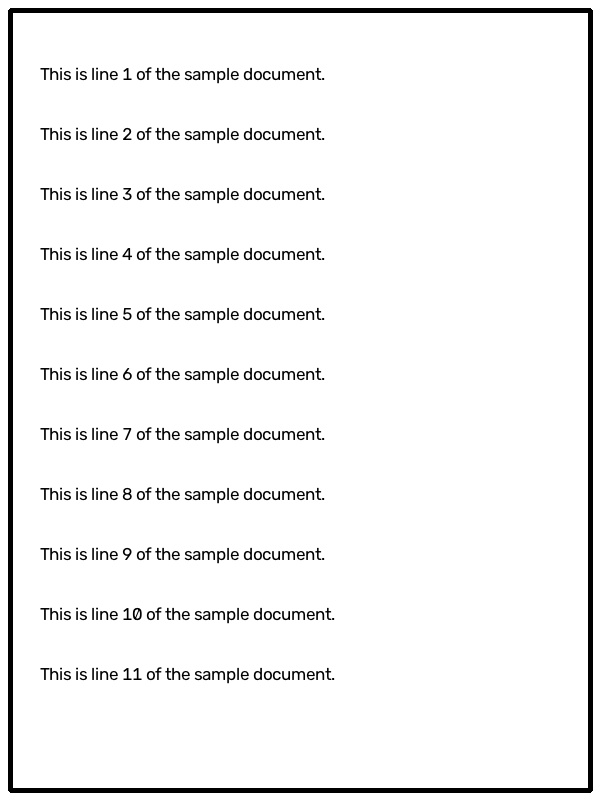
#> input picture Day17/coding_practice/images/sample.jpg, 600 x 800 px
$ python 02_rotation.py
#> lines starting #> are read from the running program, lines starting #| are printed output that depends on the picture
### Day17/coding_practice/utils.py
"""
Helper functions shared by all practice scripts.
We don't have a real document dataset yet, so we fake one here.
(The mini project later will use real document photos instead.)
"""

import os
import cv2
import numpy as np

# folder this file lives in, so images/outputs always save HERE
# no matter which folder you were in when you ran "python 01_translation.py"
BASE_DIR = os.path.dirname(os.path.abspath(__file__))
IMAGES_DIR = os.path.join(BASE_DIR, "images")
OUTPUTS_DIR = os.path.join(BASE_DIR, "outputs")

DOC_W, DOC_H = 600, 800  # size of our fake "flat" document

# the 4 corners (top-left, top-right, bottom-right, bottom-left) where the
# document will appear to sit INSIDE the fake tilted photo
TILTED_POINTS = np.float32([
    [150, 120],   # top-left
    [750, 80],    # top-right
    [800, 750],   # bottom-right
    [100, 800],   # bottom-left
])


def _ensure_folders():
    # make sure images/ and outputs/ exist before we save anything
    os.makedirs(IMAGES_DIR, exist_ok=True)
    os.makedirs(OUTPUTS_DIR, exist_ok=True)


# [25 lines left out: functions create_flat_document, create_tilted_photo, not called in this run]


def get_sample_image():
    # returns the flat sample document (creates + saves it once if missing)
    _ensure_folders()
    path = os.path.join(IMAGES_DIR, "sample.jpg")
    if not os.path.exists(path):
        cv2.imwrite(path, create_flat_document())
    return cv2.imread(path)
#> returned value is the input picture: shape (800, 600, 3); min 0, max 255, mean 241.9


# [19 lines left out: functions get_tilted_sample, add_noise, not called in this run]


def save_and_show(name, img):
    # saves the result into outputs/ AND shows it in a popup window
    _ensure_folders()
    path = os.path.join(OUTPUTS_DIR, name)
    cv2.imwrite(path, img)
    print(f"Saved: {path}")
    cv2.imshow(name, img)
    cv2.waitKey(0)          # wait for a key press
    cv2.destroyAllWindows()  # close the window before showing the next one

### Day17/coding_practice/02_rotation.py
"""
ROTATION = spinning an image around a center point by some angle.
Real use: fixing a sideways photo, straightening scans, data augmentation.
"""
import cv2
from utils import get_sample_image, save_and_show

img = get_sample_image()
h, w = img.shape[:2]
#> h = 800; w = 600
center = (w // 2, h // 2)  # rotate around the middle of the image
#> center = (300, 400)

for angle in [45, 90, 180]:  # try a few different angles
    M = cv2.getRotationMatrix2D(center, angle, 1.0)  # 1.0 means keep the same size (no zoom)
    rotated = cv2.warpAffine(img, M, (w, h))          # apply the rotation
    save_and_show(f"rotation_{angle}.jpg", rotated)
#> this loop made 3 passes
#> pass 1, `rotated = cv2.warpAffine(img, M, (w, h))`:
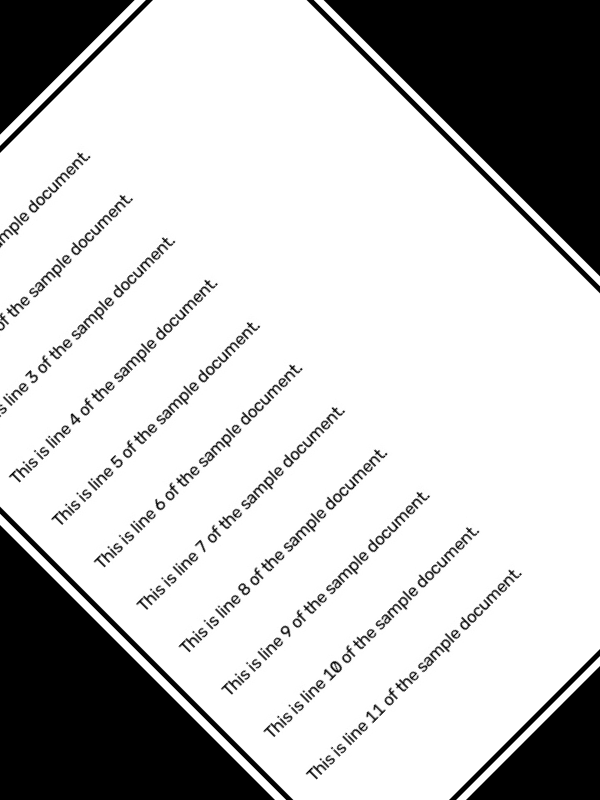
#> rotated: shape (800, 600, 3); min 0, max 255, mean 196.3
#> pass 2, `rotated = cv2.warpAffine(img, M, (w, h))`:
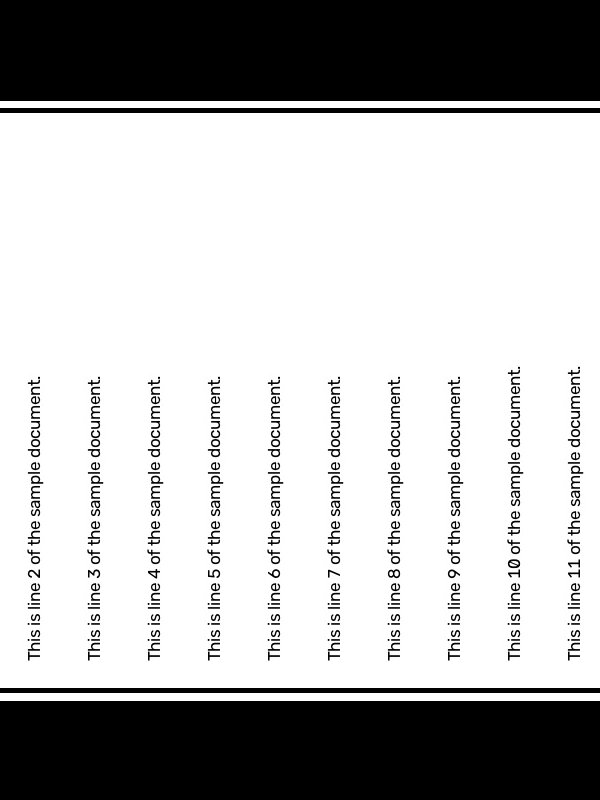
#> rotated: shape (800, 600, 3); min 0, max 255, mean 182.7
#> pass 3, `rotated = cv2.warpAffine(img, M, (w, h))`:
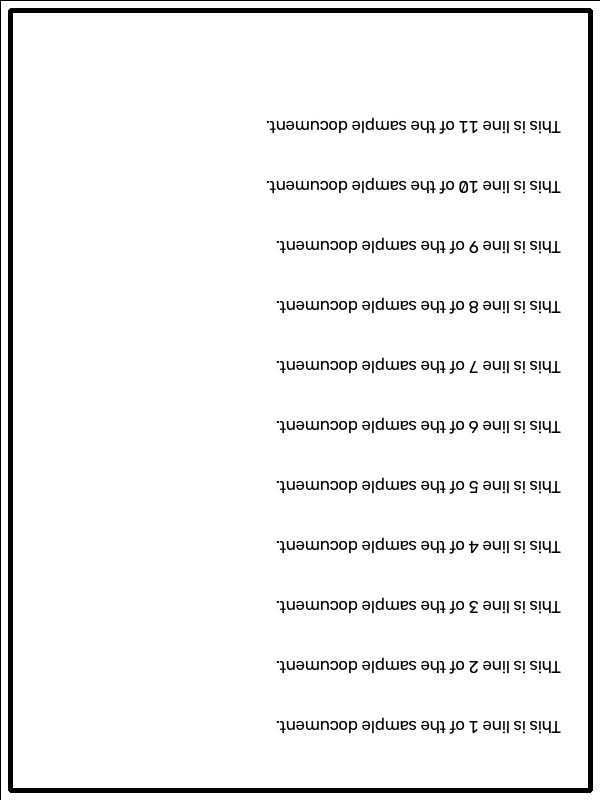
#> rotated: shape (800, 600, 3); min 0, max 255, mean 241.1
